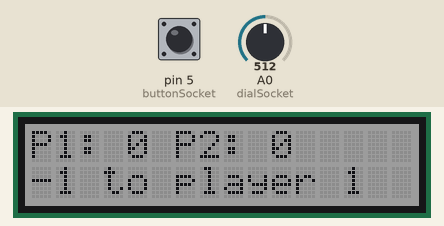
Bench run of a sketch on a simulated Arduino Uno, built with avr-gcc and run on an emulated ATmega328P. Parts: 16×2 character LCD. Inputs (shaded band) come from the test bench; at power-on: A0 (dialSocket) = 512, pin 5 (buttonSocket) LOW.

Above: at 1.2 s.
1.3 s: A0 (dialSocket) set to 424
2.8 s: A0 (dialSocket) set to 397
At 3.7 s:
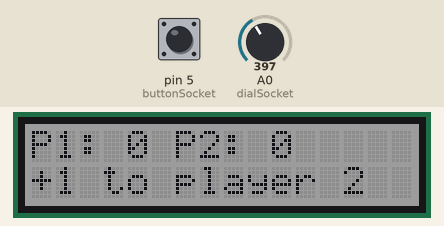
4.3 s: A0 (dialSocket) set to 900
At 5.5 s:
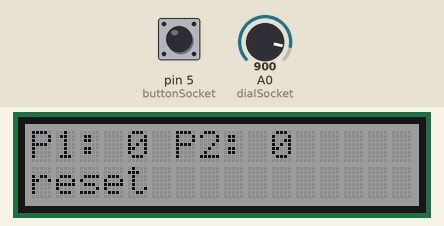
5.8 s: A0 (dialSocket) set to 834
7.3 s: A0 (dialSocket) set to 810
At 8.4 s:
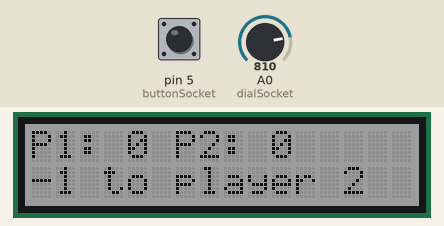
8.8 s: pin 5 (buttonSocket) pulled HIGH for 0.15 s
At 10.3 s:
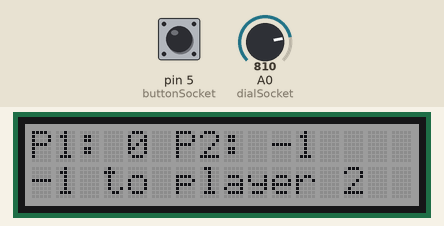
Timing chart, 0 to 11.4 s (numbered marks = the images above; inputs shaded):
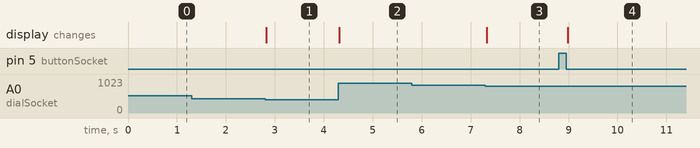

The sketch:

L_08_C_06.ino
```cpp
#include <Wire.h>
#include "rgb_lcd.h"
const int buttonSocket = 5;
const int dialSocket = A0;

rgb_lcd lcd;
const int colorR = 128;
const int colorG = 128;
const int colorB = 128;

int dialReading = -1;
int testReading;
int p1Score = 0;
int p2Score = 0;

char *messages[] = {
  "+1 to player 1",
  "+1 to player 2",
  "-1 to player 1",
  "-1 to player 2",
  "reset"
};

void setup() {
  // put your setup code here, to run once:
  pinMode(buttonSocket, INPUT);
  pinMode(dialSocket, INPUT);
  lcd.begin(16, 2);
  lcd.setRGB(colorR, colorG, colorB);
}

void loop() {
  // put your main code here, to run repeatedly:
  testReading = analogRead(dialSocket)/205;
  if(dialReading != testReading){
      dialReading = analogRead(dialSocket)/205;
      lcd.clear();
      lcd.setCursor(0, 0);
      lcd.print("P1: " + String(p1Score) + " P2: " + String(p2Score));
      lcd.setCursor(0, 1);
      lcd.print(messages[dialReading]);
  }
  if(digitalRead(buttonSocket)){
    if(dialReading == 0){
      p1Score++;
    }
    else if(dialReading == 1){
      p2Score++;
    }
    else if(dialReading == 2){
      p1Score--;
    }
    else if(dialReading == 3){
      p2Score--;
    }
    else{
      p1Score = 0;
      p2Score = 0;
    }
    dialReading = -1;
    while(digitalRead(buttonSocket)){
      delay(50);
    }
  }
}
```

Measured:
- the behaviour switches between 410 and 409 on A0 (dialSocket) (found by bisection; images 0 and 1)
- the behaviour switches between 820 and 819 on A0 (dialSocket) (found by bisection; images 2 and 3)
- after the input at 1.3 s, every drawn part: stays the same
- after the input at 2.8 s, the display: changes at once (image 1)
- after the input at 4.3 s, the display: changes at once (image 2)
- after the input at 5.8 s, every drawn part: stays the same
- after the input at 7.3 s, the display: changes at once (image 3)
- after the input at 8.8 s, the display: changes after 0.18 s (image 4)
